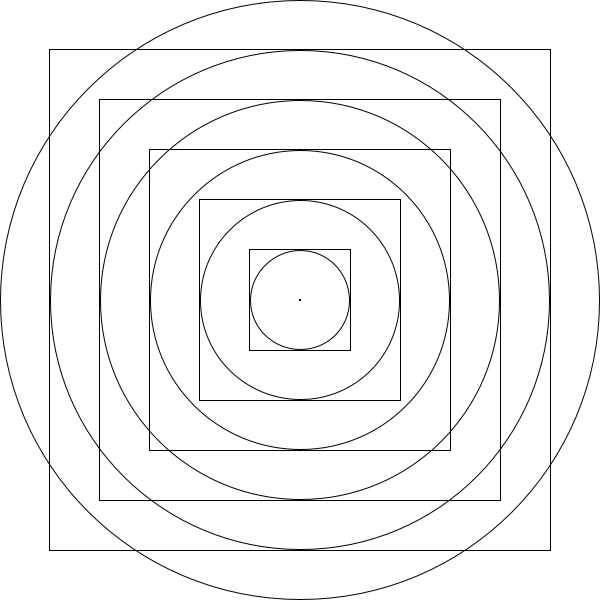
Frame 1 (no input)
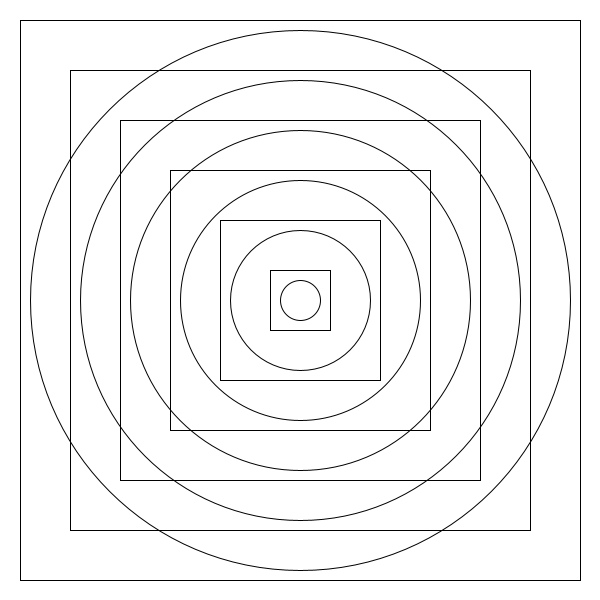
Frame 60 (the mouse pressed at the canvas centre just before this capture)
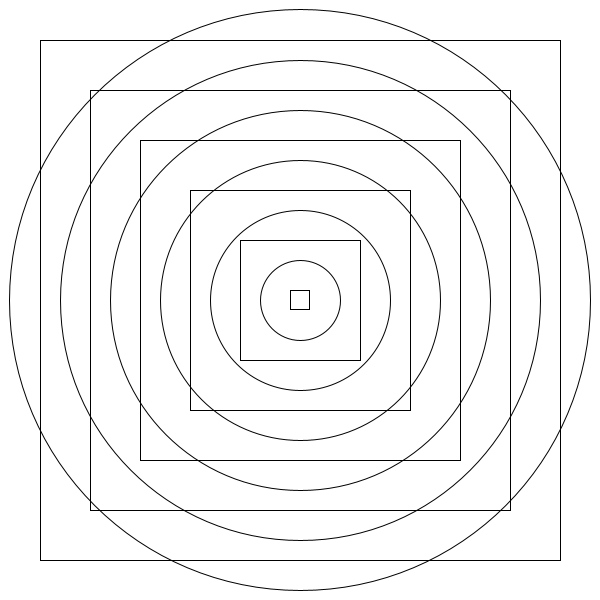
Frame 120 (the mouse held since frame 60 and released just before this capture)

The Processing sketch that drew these frames (run headless with seeded random() and noise(); from frame 60 on, the mouse is pressed at the canvas centre):

// Processing sketch: processing_68521
// ── processing_68521.pde

void setup() {
  size(600, 600);
  stroke(0);
  noFill();
  rectMode(CENTER);
  ellipseMode(CENTER);
}

int[] s = {   0, 100, 200, 300, 400, 500 };
int[] c = { 100, 200, 300, 400, 500, 600 };

void draw() {
  
  background(255);
  
  for (int i = 0; i < 6; i++) {
    s[i] = s[i] + 1;
    c[i] = c[i] - 1;
    
    if (c[i] < 0) c[i] = 600;
    if (s[i] > 600) s[i] = 0;
    
    rect   (300, 300, s[i], s[i]);
    ellipse(300, 300, c[i], c[i]);
  }
}
